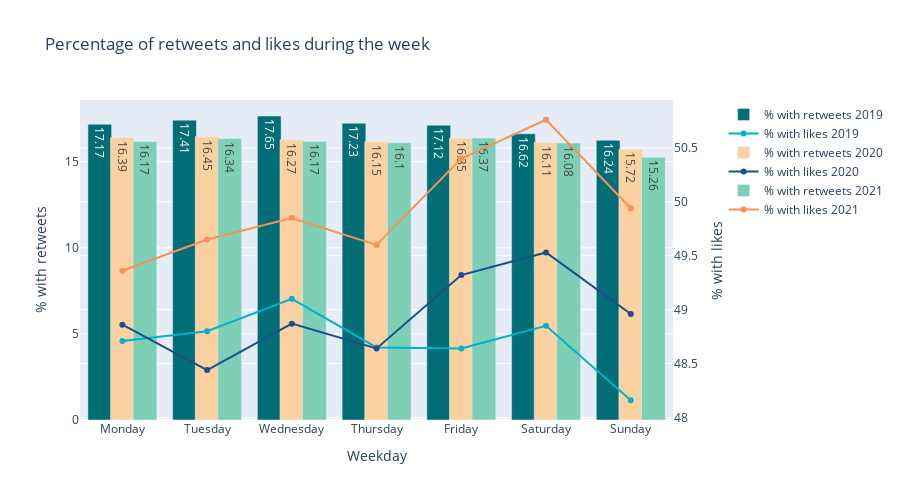
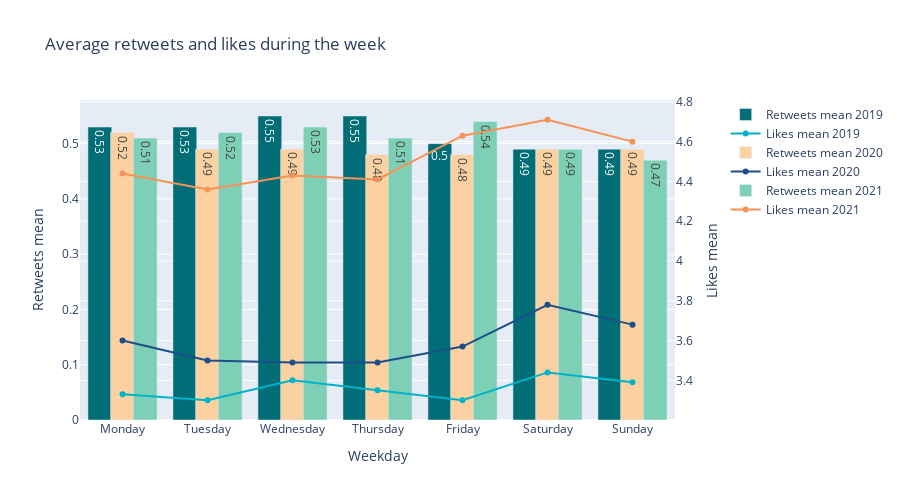

Notebook source saved alongside these figures, in order:
### Code cell
analysis_chart(df_analysis, 'day_of_week', '% with retweets', '% with likes', 'Weekday', '% with retweets',
               '% with likes', 'Percentage of retweets and likes during the week', offline_graphs)
analysis_chart(df_analysis, 'day_of_week', 'retweets mean', 'likes mean', 'Weekday', 'Retweets mean', 'Likes mean',
               'Average retweets and likes during the week', offline_graphs)

### Figure 1 — Plotly figure (JSON) as saved in the notebook; plotly's stock layout.template omitted (floating-point values rounded to 4 significant figures)
{"data": [{"marker": {"color": "#006D77"}, "name": "% with retweets 2019", "text": ["17.17", "17.41", "17.65", "17.23", "17.12", "16.62", "16.24"], "textposition": "inside", "width": 0.28, "x": ["Monday", "Tuesday", "Wednesday", "Thursday", "Friday", "Saturday", "Sunday"], "y": [17.17, 17.41, 17.65, 17.23, 17.12, 16.62, 16.24], "type": "bar", "xaxis": "x", "yaxis": "y"}, {"marker": {"color": "#00B2CA"}, "name": "% with likes 2019", "x": ["Monday", "Tuesday", "Wednesday", "Thursday", "Friday", "Saturday", "Sunday"], "y": [48.71, 48.8, 49.1, 48.65, 48.64, 48.85, 48.16], "type": "scatter", "xaxis": "x", "yaxis": "y2"}, {"marker": {"color": "#FBD1A2"}, "name": "% with retweets 2020", "text": ["16.39", "16.45", "16.27", "16.15", "16.35", "16.11", "15.72"], "textposition": "inside", "width": 0.28, "x": ["Monday", "Tuesday", "Wednesday", "Thursday", "Friday", "Saturday", "Sunday"], "y": [16.39, 16.45, 16.27, 16.15, 16.35, 16.11, 15.72], "type": "bar", "xaxis": "x", "yaxis": "y"}, {"marker": {"color": "#1D4E89"}, "name": "% with likes 2020", "x": ["Monday", "Tuesday", "Wednesday", "Thursday", "Friday", "Saturday", "Sunday"], "y": [48.86, 48.44, 48.87, 48.64, 49.32, 49.53, 48.96], "type": "scatter", "xaxis": "x", "yaxis": "y2"}, {"marker": {"color": "#7DCFB6"}, "name": "% with retweets 2021", "text": ["16.17", "16.34", "16.17", "16.1", "16.37", "16.08", "15.26"], "textposition": "inside", "width": 0.28, "x": ["Monday", "Tuesday", "Wednesday", "Thursday", "Friday", "Saturday", "Sunday"], "y": [16.17, 16.34, 16.17, 16.1, 16.37, 16.08, 15.26], "type": "bar", "xaxis": "x", "yaxis": "y"}, {"marker": {"color": "#F79256"}, "name": "% with likes 2021", "x": ["Monday", "Tuesday", "Wednesday", "Thursday", "Friday", "Saturday", "Sunday"], "y": [49.36, 49.65, 49.85, 49.6, 50.4, 50.76, 49.94], "type": "scatter", "xaxis": "x", "yaxis": "y2"}], "layout": {"xaxis": {"anchor": "y", "domain": [0.0, 0.94], "title": {"text": "Weekday"}}, "yaxis": {"anchor": "x", "domain": [0.0, 1.0], "title": {"text": "% with retweets"}}, "yaxis2": {"anchor": "x", "overlaying": "y", "side": "right", "title": {"text": "% with likes"}}, "title": {"text": "Percentage of retweets and likes during the week"}, "width": 900, "height": 500}}

### Figure 2 — Plotly figure (JSON) as saved in the notebook; plotly's stock layout.template omitted (floating-point values rounded to 4 significant figures)
{"data": [{"marker": {"color": "#006D77"}, "name": "Retweets mean 2019", "text": ["0.53", "0.53", "0.55", "0.55", "0.5", "0.49", "0.49"], "textposition": "inside", "width": 0.28, "x": ["Monday", "Tuesday", "Wednesday", "Thursday", "Friday", "Saturday", "Sunday"], "y": [0.53, 0.53, 0.55, 0.55, 0.5, 0.49, 0.49], "type": "bar", "xaxis": "x", "yaxis": "y"}, {"marker": {"color": "#00B2CA"}, "name": "Likes mean 2019", "x": ["Monday", "Tuesday", "Wednesday", "Thursday", "Friday", "Saturday", "Sunday"], "y": [3.33, 3.3, 3.4, 3.35, 3.3, 3.44, 3.39], "type": "scatter", "xaxis": "x", "yaxis": "y2"}, {"marker": {"color": "#FBD1A2"}, "name": "Retweets mean 2020", "text": ["0.52", "0.49", "0.49", "0.48", "0.48", "0.49", "0.49"], "textposition": "inside", "width": 0.28, "x": ["Monday", "Tuesday", "Wednesday", "Thursday", "Friday", "Saturday", "Sunday"], "y": [0.52, 0.49, 0.49, 0.48, 0.48, 0.49, 0.49], "type": "bar", "xaxis": "x", "yaxis": "y"}, {"marker": {"color": "#1D4E89"}, "name": "Likes mean 2020", "x": ["Monday", "Tuesday", "Wednesday", "Thursday", "Friday", "Saturday", "Sunday"], "y": [3.6, 3.5, 3.49, 3.49, 3.57, 3.78, 3.68], "type": "scatter", "xaxis": "x", "yaxis": "y2"}, {"marker": {"color": "#7DCFB6"}, "name": "Retweets mean 2021", "text": ["0.51", "0.52", "0.53", "0.51", "0.54", "0.49", "0.47"], "textposition": "inside", "width": 0.28, "x": ["Monday", "Tuesday", "Wednesday", "Thursday", "Friday", "Saturday", "Sunday"], "y": [0.51, 0.52, 0.53, 0.51, 0.54, 0.49, 0.47], "type": "bar", "xaxis": "x", "yaxis": "y"}, {"marker": {"color": "#F79256"}, "name": "Likes mean 2021", "x": ["Monday", "Tuesday", "Wednesday", "Thursday", "Friday", "Saturday", "Sunday"], "y": [4.44, 4.36, 4.43, 4.41, 4.63, 4.71, 4.6], "type": "scatter", "xaxis": "x", "yaxis": "y2"}], "layout": {"xaxis": {"anchor": "y", "domain": [0.0, 0.94], "title": {"text": "Weekday"}}, "yaxis": {"anchor": "x", "domain": [0.0, 1.0], "title": {"text": "Retweets mean"}}, "yaxis2": {"anchor": "x", "overlaying": "y", "side": "right", "title": {"text": "Likes mean"}}, "title": {"text": "Average retweets and likes during the week"}, "width": 900, "height": 500}}
